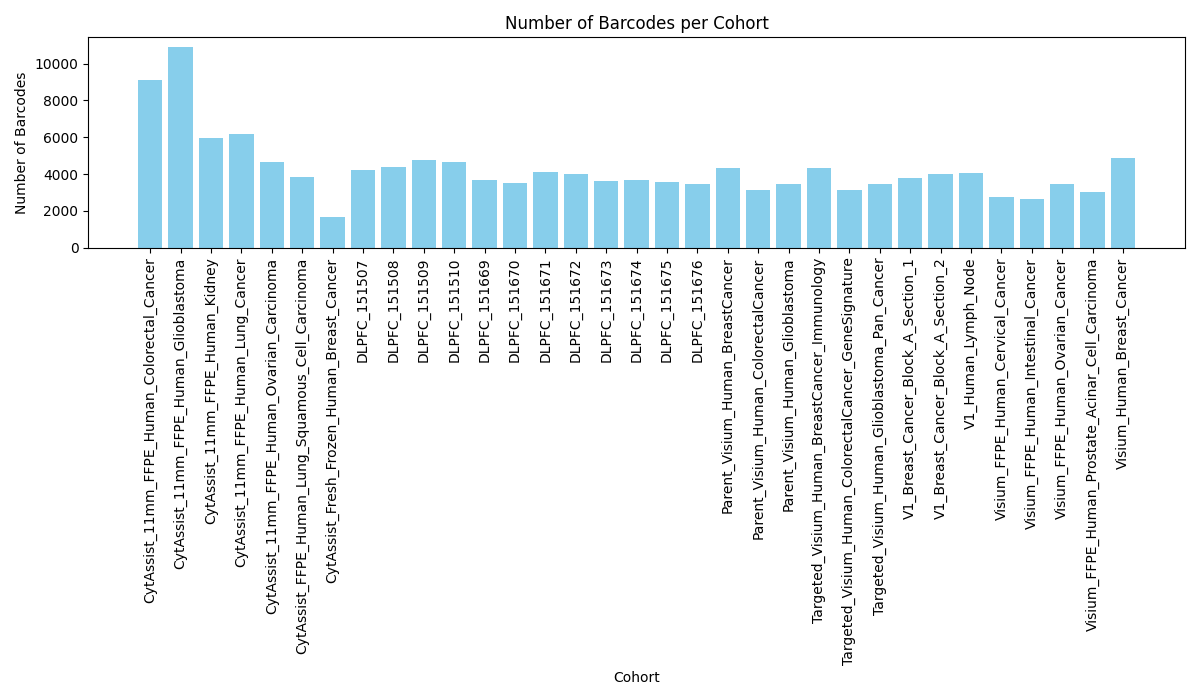
#> input picture data/st-he/logs/Cohort-nb_barcode-dist.png, 1200 x 700 px
$ python -i filter_tools.py   (imports and definitions only)   (older library calls are emulated)
#> lines starting #> are read from the running program, lines starting #| are printed output that depends on the picture; after the words box and inside, x2 and y2 are one past the last pixel; in counts of white or black regions, pixels touching at a corner belong together
#> further down, picture is the input picture: shape (700, 1200, 3); mean B, G, R 245.6, 243.4, 238.1
### wsi/image_tools.py
'''
@author: Yang Hu

*reference the code from: https://github.com/deroneriksson/python-wsi-preprocessing
'''

import sys

from PIL import Image
import cv2

import numpy as np
from support.tools import Time
from support.tools import np_info
from skimage.color import rgb2hed, hed2rgb

Image.MAX_IMAGE_PIXELS = None
sys.path.append("..")

# [6 lines left out: function convert_rgb_to_bgr, not called in this run]

def convert_rgb_to_bgr_byhand(img_rgb):
    img_bgr = img_rgb[...,::-1]
    return img_bgr


# [56 lines left out: functions np_to_pil, pil_rgb_2_ihc_dab, pil_to_np_rgb, not called in this run]

def mask_rgb(rgb, mask, show_np_info=False):
    """
    Apply a binary (T/F, 1/0) mask to a 3-channel RGB image and output the result.

    Args:
      rgb: RGB image as a NumPy array.
      mask: An image mask to determine which pixels in the original image should be displayed.

    Returns:
      NumPy array representing an RGB image with mask applied.
    """
    t = Time()
    result = rgb * np.dstack([mask, mask, mask])
    if show_np_info == True:
        np_info(result, "Mask RGB", t.elapsed())

    return result

def mask_percent(np_img):
    """
    Determine the percentage of a NumPy array that is masked (how many of the values are 0 values).

    Args:
      np_img: Image as a NumPy array.

    Returns:
      The percentage of the NumPy array that is masked.
    """
    if (len(np_img.shape) == 3) and (np_img.shape[2] == 3):
        np_sum = np_img[:, :, 0] + np_img[:, :, 1] + np_img[:, :, 2]
        mask_percentage = 100 - np.count_nonzero(np_sum) / np_sum.size * 100
    else:
        mask_percentage = 100 - np.count_nonzero(np_img) / np_img.size * 100
    return mask_percentage

# [2 lines that do not run on import are left out]

### support/tools.py
'''
@author: Yang Hu
'''

import datetime

import numpy as np


class Time:
    """
    Class for displaying elapsed time.
    """

    def __init__(self):
        self.date = str(datetime.date.today())
        self.start = datetime.datetime.now()

    def elapsed_display(self):
        time_elapsed = self.elapsed()
        print("Time elapsed: " + str(time_elapsed))

    def elapsed(self):
        self.end = datetime.datetime.now()
        time_elapsed = self.end - self.start
        return time_elapsed


def normalization(data):
    _range = np.max(data) - np.min(data)
    return (data - np.min(data) + 1e-8) / (_range + 1e-8)


# [6 lines left out: function sigmoid_gate, not called in this run]


def np_info(np_arr, name=None, elapsed=None, full_np_info=False):
    """
    Display information (shape, type, max, min, etc) about a NumPy array.
    *reference the code from: https://github.com/deroneriksson/python-wsi-preprocessing

    Args:
      np_arr: The NumPy array.
      name: The (optional) name of the array.
      elapsed: The (optional) time elapsed to perform a filtering operation.
    """

    if name is None:
        name = "NumPy Array"
    if elapsed is None:
        elapsed = "---"

    if full_np_info is False:
        print("%-20s | Time: %-14s  Type: %-7s Shape: %s" % (name, str(elapsed), np_arr.dtype, np_arr.shape))
    else:
        # np_arr = np.asarray(np_arr)
        max = np_arr.max()
        min = np_arr.min()
        mean = np_arr.mean()
        is_binary = "T" if (np.unique(np_arr).size == 2) else "F"
        print("%-20s | Time: %-14s Min: %6.2f  Max: %6.2f  Mean: %6.2f  Binary: %s  Type: %-7s Shape: %s" % (
          name, str(elapsed), min, max, mean, is_binary, np_arr.dtype, np_arr.shape))


# [6 lines that do not run on import are left out]

### wsi/filter_tools.py
'''

@author: yang hu

*reference the code from: https://github.com/deroneriksson/python-wsi-preprocessing
'''

import json
import math
import os
from pathlib import Path
import sys

import cv2
from numpy import dtype
from skimage import morphology
from skimage import filters
from skimage import feature
import scipy.ndimage.morphology as sc_morph

import numpy as np
from support import tools
from support.env import ENV
from support.tools import Time
from wsi import image_tools
from wsi.image_tools import mask_percent
from wsi.slide_tools import original_slide_and_scaled_pil_image


sys.path.append("..")


def filter_green_channel(np_img, green_thresh=200, avoid_overmask=True, overmask_thresh=90, output_type="bool",
                         show_np_info=False, print_over_info=False):
    """
    Create a mask to filter out pixels with a green channel value greater than a particular threshold, since hematoxylin
    and eosin are purplish and pinkish, which do not have much green to them.

    Args:
      np_img: RGB image as a NumPy array.
      green_thresh: Green channel threshold value (0 to 255). If value is greater than green_thresh, mask out pixel.
      avoid_overmask: If True, avoid masking above the overmask_thresh percentage.
      overmask_thresh: If avoid_overmask is True, avoid masking above this threshold percentage value.
      output_type: Type of array to return (bool, float, or uint8).

    Returns:
      NumPy array representing a mask where pixels above a particular green channel threshold have been masked out.
    """
#> called with green_thresh = 200, avoid_overmask = True, overmask_thresh = 90, output_type = 'bool', show_np_info = False, print_over_info = True
    t = Time()

    g = np_img[:,:, 1]
    gr_ch_mask = (g < green_thresh) & (g > 0)
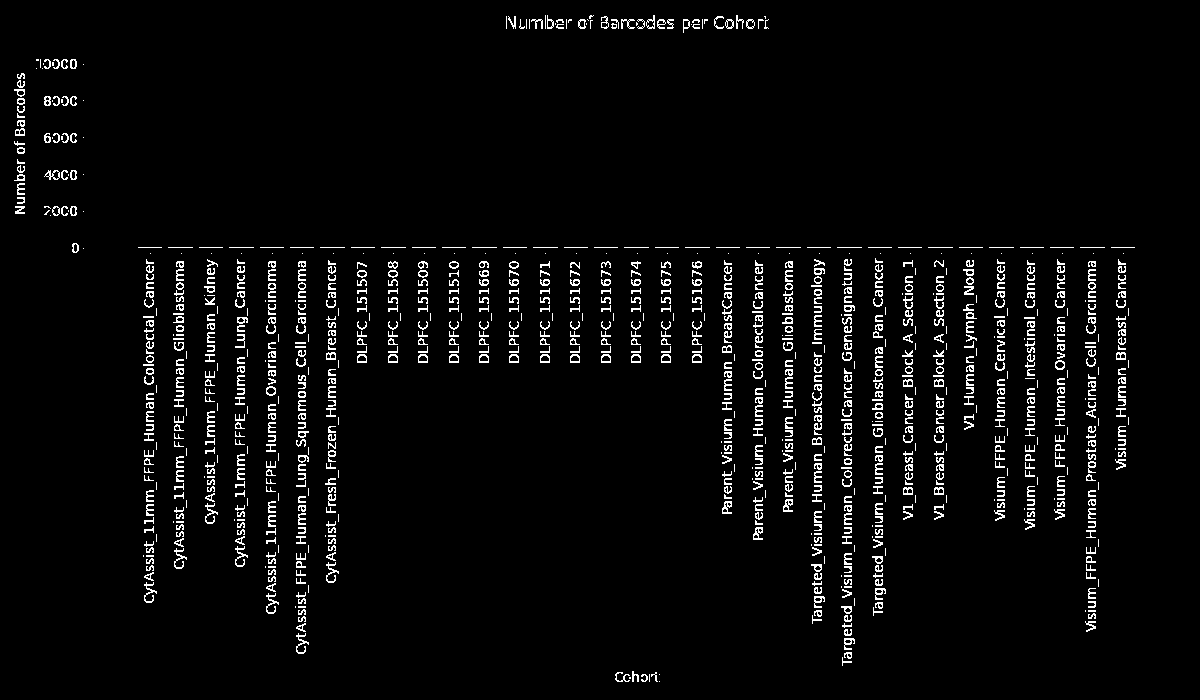
#> gr_ch_mask: shape (700, 1200) bool; 3.8% white in thin lines or dots, all inside (x1, y1, x2, y2) = (14, 15, 1135, 682)
    mask_percentage = mask_percent(gr_ch_mask)
#> in mask_percent, `mask_percentage = 100 - np.count_nonzero(np_img) / np_img.size * 100`: mask_percentage = 96.24
#> mask_percentage = 96.24
    if (mask_percentage >= overmask_thresh) and (green_thresh < 255) and (avoid_overmask is True):
        new_green_thresh = math.ceil((255 - green_thresh) / 2 + green_thresh)
        if print_over_info == True:
            print(
              "Mask percentage %3.2f%% >= overmask threshold %3.2f%% for Remove Green Channel green_thresh=%d, so try %d" % (
                mask_percentage, overmask_thresh, green_thresh, new_green_thresh))
#| Mask percentage 96.24% >= overmask threshold 90.00% for Remove Green Channel green_thresh=200, so try 228
        gr_ch_mask = filter_green_channel(np_img, new_green_thresh, avoid_overmask, overmask_thresh, output_type)
#> call 2 of filter_green_channel, with green_thresh = 228, avoid_overmask = True, overmask_thresh = 90, output_type = 'bool', show_np_info = False, print_over_info = False
#> in filter_green_channel (call 2), `gr_ch_mask = (g < green_thresh) & (g > 0)`:
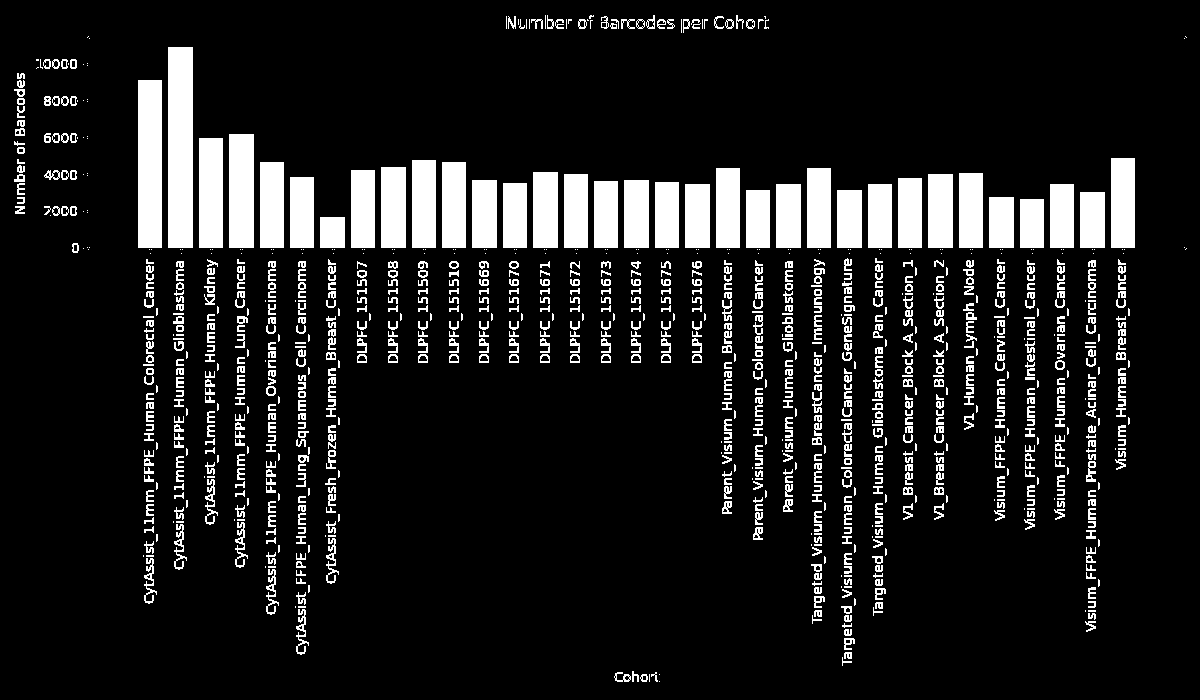
#> gr_ch_mask: shape (700, 1200) bool; 11.9% white; 1105 white regions (325 under 20 px), largest, box (x1, y1, x2, y2) and area: (168, 47, 193, 248) 5025, (138, 80, 162, 248) 4032, (229, 134, 254, 248) 2850
#> in filter_green_channel (call 2), `mask_percentage = mask_percent(gr_ch_mask)`: mask_percentage = 88.07
    np_img = gr_ch_mask

    if output_type == "bool":
        pass
    elif output_type == "float":
        np_img = np_img.astype(float)
    else:
        np_img = np_img.astype("uint8") * 255

    if show_np_info == True:
        tools.np_info(np_img, "Filter Green Channel", t.elapsed())

    return np_img

# [90 lines left out: functions filter_rgb_to_grayscale, filter_complement, filter_hysteresis_threshold, filter_otsu_threshold, filter_canny, not called in this run]

def filter_grays(rgb, tolerance=15, output_type="bool", show_np_info=False):
    """
    Create a mask to filter out pixels where the red, green, and blue channel values are similar.

    Args:
      np_img: RGB image as a NumPy array.
      tolerance: Tolerance value to determine how similar the values must be in order to be filtered out
      output_type: Type of array to return (bool, float, or uint8).

    Returns:
      NumPy array representing a mask where pixels with similar red, green, and blue values have been masked out.
    """
#> called with tolerance = 8, output_type = 'bool', show_np_info = False
    t = Time()
    (h, w, c) = rgb.shape

    rgb = rgb.astype(np.int)
    rg_diff = abs(rgb[:,:, 0] - rgb[:,:, 1]) <= tolerance
    rb_diff = abs(rgb[:,:, 0] - rgb[:,:, 2]) <= tolerance
    gb_diff = abs(rgb[:,:, 1] - rgb[:,:, 2]) <= tolerance
    result = ~(rg_diff & rb_diff & gb_diff)

    if output_type == "bool":
        pass
    elif output_type == "float":
        result = result.astype(float)
    else:
        result = result.astype("uint8") * 255
    if show_np_info == True:
        tools.np_info(result, "Filter Grays", t.elapsed())

    return result

# [23 lines left out: function filter_l_r_half, not called in this run]

def filter_leftmost_piece(rgb):
    """
    filtering left most piece from the image (usually it will be the control tissue)
    """
    gray = cv2.cvtColor(rgb, cv2.COLOR_BGR2GRAY)
    _, binary = cv2.threshold(gray, 240, 255, cv2.THRESH_BINARY_INV)
#> binary: shape (700, 1200); 12.5% white; 915 white regions (177 under 20 px), largest, box (x1, y1, x2, y2) and area: (83, 36, 1187, 254) 66193, (205, 479, 218, 525) 247, (235, 522, 248, 568) 247

    num_labels, labels, stats, _ = cv2.connectedComponentsWithStats(binary, connectivity=8, ltype=cv2.CV_32S)
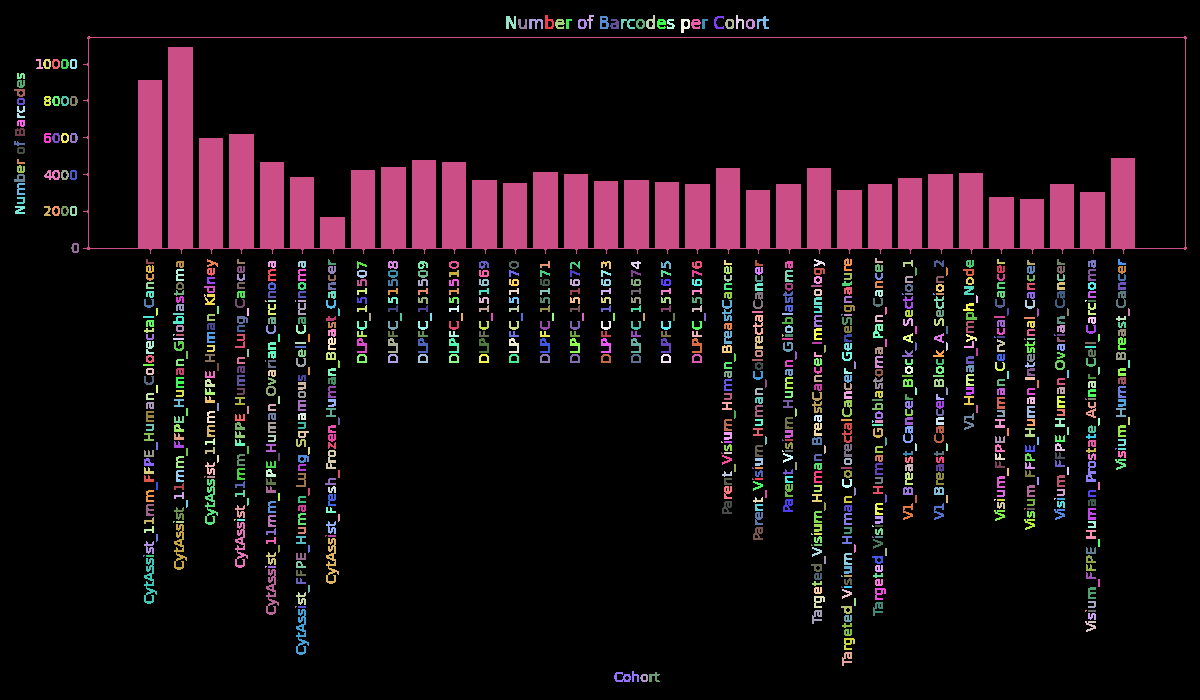
#> labels: shape (700, 1200) int32; 916 distinct labels, from 0 to 915; one colour per label, 0 black
#> num_labels = 916; stats = 916 rows, first 6: [0, 0, 1200, 700, 734780], [545, 15, 9, 14, 76], [587, 15, 7, 14, 42], [646, 15, 9, 14, 72], [736, 15, 8, 14, 57], [506, 16, 10, 13, 94]

    result = np.ones_like(gray, dtype=bool)

    if num_labels <= 2:
        return result

    leftmost_x = min(stats[1:, cv2.CC_STAT_LEFT])
#> leftmost_x = 14
    width_of_leftmost = max(stats[1:, cv2.CC_STAT_WIDTH])
#> width_of_leftmost = 1104

    result[:, leftmost_x:leftmost_x + width_of_leftmost] = False
    return result

# [21 lines left out: function filter_binary_dilation, not called in this run]

def filter_red(rgb, red_lower_thresh, green_upper_thresh, blue_upper_thresh, output_type="bool"):
    """
    Create a mask to filter out reddish colors, where the mask is based on a pixel being above a
    red channel threshold value, below a green channel threshold value, and below a blue channel threshold value.

    Args:
      rgb: RGB image as a NumPy array.
      red_lower_thresh: Red channel lower threshold value.
      green_upper_thresh: Green channel upper threshold value.
      blue_upper_thresh: Blue channel upper threshold value.
      output_type: Type of array to return (bool, float, or uint8).
      display_np_info: If True, display NumPy array info and filter time.

    Returns:
      NumPy array representing the mask.
    """
#> called with red_lower_thresh = 150, green_upper_thresh = 80, blue_upper_thresh = 90, output_type = 'bool'
    r = rgb[:,:, 0] > red_lower_thresh
#> r: shape (700, 1200) bool; 96.6% white; black in thin lines or dots
    g = rgb[:,:, 1] < green_upper_thresh
#> g: shape (700, 1200) bool; 2.4% white in thin lines or dots
    b = rgb[:,:, 2] < blue_upper_thresh
#> b: shape (700, 1200) bool; 2.5% white in thin lines or dots
    result = ~(r & g & b)
#> result: shape (700, 1200) bool; every value is 1
    if output_type == "bool":
        pass
    elif output_type == "float":
        result = result.astype(float)
    else:
        result = result.astype("uint8") * 255

    return result


def filter_red_pen(rgb, output_type="bool", show_np_info=False):
    """
    Create a mask to filter out red pen marks from a slide.

    Args:
      rgb: RGB image as a NumPy array.
      output_type: Type of array to return (bool, float, or uint8).

    Returns:
      NumPy array representing the mask.
    """
    t = Time()
    result = filter_red(rgb, red_lower_thresh=150, green_upper_thresh=80, blue_upper_thresh=90) & \
             filter_red(rgb, red_lower_thresh=110, green_upper_thresh=20, blue_upper_thresh=30) & \
             filter_red(rgb, red_lower_thresh=185, green_upper_thresh=65, blue_upper_thresh=105) & \
             filter_red(rgb, red_lower_thresh=195, green_upper_thresh=85, blue_upper_thresh=125) & \
             filter_red(rgb, red_lower_thresh=220, green_upper_thresh=115, blue_upper_thresh=145) & \
             filter_red(rgb, red_lower_thresh=125, green_upper_thresh=40, blue_upper_thresh=70) & \
             filter_red(rgb, red_lower_thresh=200, green_upper_thresh=120, blue_upper_thresh=150) & \
             filter_red(rgb, red_lower_thresh=100, green_upper_thresh=50, blue_upper_thresh=65) & \
             filter_red(rgb, red_lower_thresh=85, green_upper_thresh=25, blue_upper_thresh=45)
#> in filter_red (call 8), `g = rgb[:,:, 1] < green_upper_thresh`:
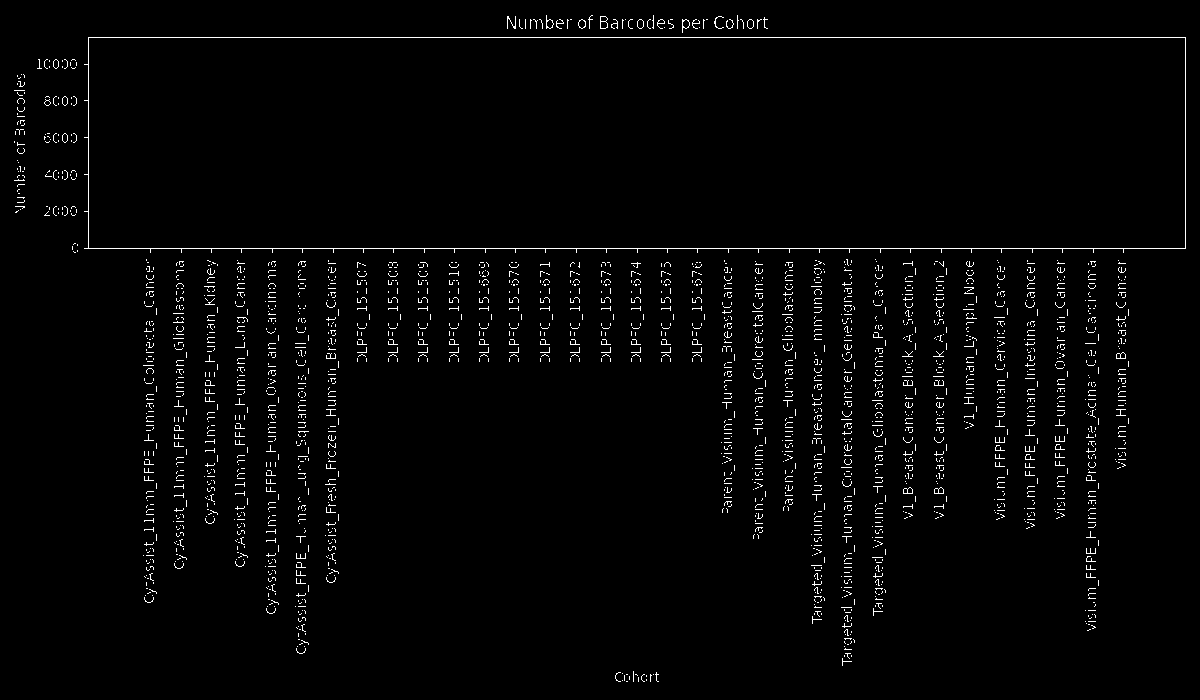
#> g: shape (700, 1200) bool; 2% white in thin lines or dots
#> (the rest of the program and of its run is left out)
